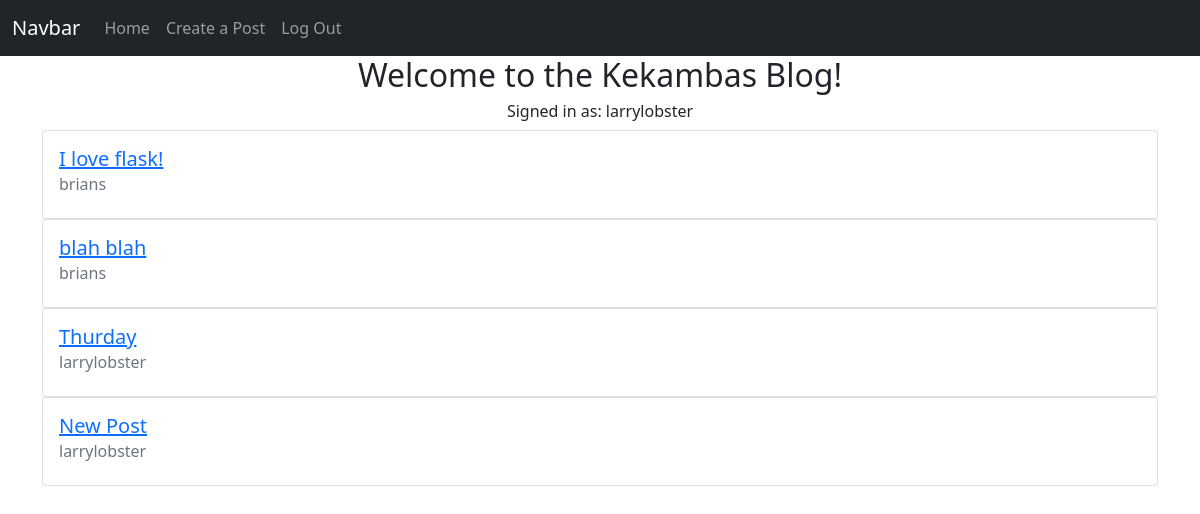
Before: / (signed in) with the older database file.
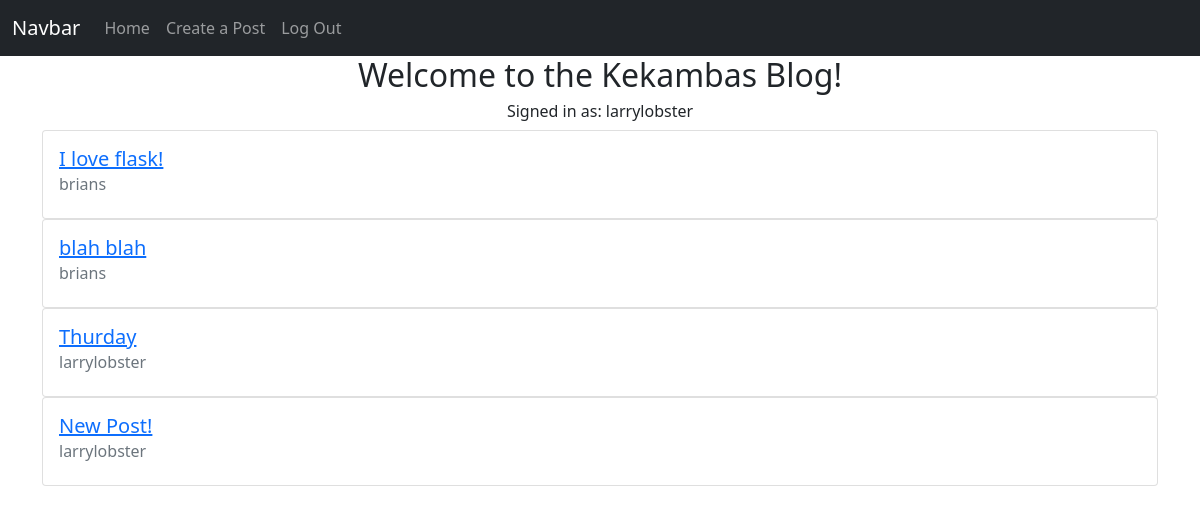
After: the same page with the newer database file.
### app/models.py (models this page shows, shortened)
class Post(db.Model):
    id = db.Column(db.Integer, primary_key=True)
    title = db.Column(db.String(50), nullable=False)
    body = db.Column(db.String(255), nullable=False)
    date_created = db.Column(db.DateTime, nullable=False, default=datetime.utcnow)
    user_id = db.Column(db.Integer, db.ForeignKey('user.id')) # SQL Equivalent = FOREIGN KEY(user_id) REFERENCES user(id)

class User(db.Model, UserMixin):
    id = db.Column(db.Integer, primary_key=True)
    email = db.Column(db.String(50), nullable=False, unique=True)
    username = db.Column(db.String(50), nullable=False, unique=True)
    password = db.Column(db.String(256), nullable=False)
    date_created = db.Column(db.DateTime, nullable=False, default=datetime.utcnow) # Coordinated Universal Time (always save it to this time when storing, and convert it later on front end)
    posts = db.relationship('Post', backref='author', lazy='dynamic')

### app/routes.py (the view)
@app.route('/')
def index():   # also an endpoint
    posts = Post.query.all()
    return render_template('index.html', posts=posts)

### app/models.py (called while the page is built)
@login.user_loader
def load_user(user_id):
    return User.query.get(user_id)

### app/templates/index.html (shortened to what this page needs)
{% extends 'base.html' %}
{% block content %}
<h2 class="text-center">Welcome to the Kekambas Blog!</h2>
{% if current_user.is_authenticated %}
    <h6 class="text-center">Signed in as: {{ current_user.username }}</h6>
    {% for post in posts %}
    <div class="card">
        <div class="card-body">
            <a href="{{ url_for('view_post', post_id=post.id) }}">
                <h5 class="card-title">{{ post.title }}</h5>
            </a>
                <h6 class="card-subtitle mb-2 text-muted">{{ post.author.username }}</h6>
        </div>
    </div>
    {% endfor %}
{% else %}
    <h4 class="text-center">Please Sign Up or Log In to view posts</h4>
{% endif %}
{% endblock content %}

Changed rows visible on the page:
changed Post: title "New Post" → "New Post!"
